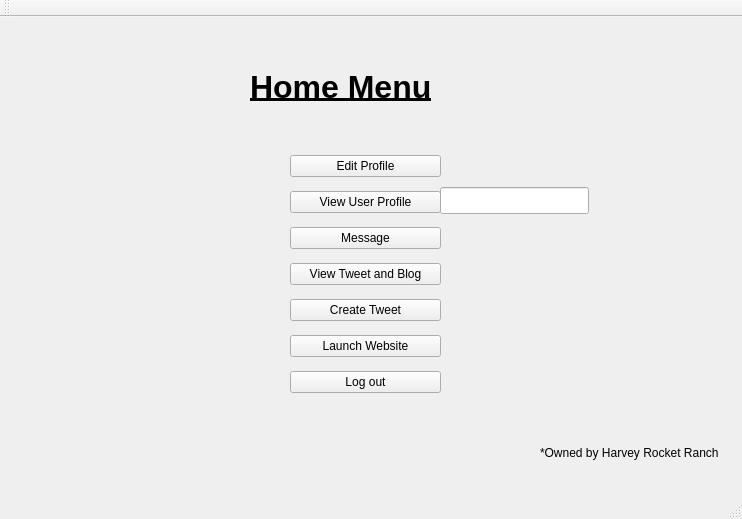
<?xml version="1.0" encoding="UTF-8"?>
<ui version="4.0">
 <class>HomePage</class>
 <widget class="QMainWindow" name="HomePage">
  <property name="geometry">
   <rect>
    <x>0</x>
    <y>0</y>
    <width>742</width>
    <height>519</height>
   </rect>
  </property>
  <property name="windowTitle">
   <string>MainWindow</string>
  </property>
  <widget class="QWidget" name="centralwidget">
   <widget class="QLabel" name="label">
    <property name="geometry">
     <rect>
      <x>250</x>
      <y>50</y>
      <width>221</width>
      <height>41</height>
     </rect>
    </property>
    <property name="text">
     <string>&lt;html&gt;&lt;head/&gt;&lt;body&gt;&lt;p&gt;&lt;span style=&quot; font-size:24pt; font-weight:600; text-decoration: underline;&quot;&gt;Home Menu&lt;/span&gt;&lt;/p&gt;&lt;/body&gt;&lt;/html&gt;</string>
    </property>
   </widget>
   <widget class="QLabel" name="label_2">
    <property name="geometry">
     <rect>
      <x>540</x>
      <y>420</y>
      <width>211</width>
      <height>31</height>
     </rect>
    </property>
    <property name="text">
     <string>*Owned by Harvey Rocket Ranch</string>
    </property>
   </widget>
   <widget class="QWidget" name="layoutWidget">
    <property name="geometry">
     <rect>
      <x>290</x>
      <y>130</y>
      <width>151</width>
      <height>260</height>
     </rect>
    </property>
    <layout class="QVBoxLayout" name="verticalLayout">
     <item>
      <widget class="QPushButton" name="profileEdit">
       <property name="text">
        <string>Edit Profile</string>
       </property>
      </widget>
     </item>
     <item>
      <widget class="QPushButton" name="viewProfile">
       <property name="text">
        <string>View User Profile</string>
       </property>
      </widget>
     </item>
     <item>
      <widget class="QPushButton" name="MessageButton">
       <property name="text">
        <string>Message</string>
       </property>
      </widget>
     </item>
     <item>
      <widget class="QPushButton" name="BlogButton">
       <property name="text">
        <string>View Tweet and Blog</string>
       </property>
      </widget>
     </item>
     <item>
      <widget class="QPushButton" name="TweetButton">
       <property name="text">
        <string>Create Tweet</string>
       </property>
      </widget>
     </item>
     <item>
      <widget class="QPushButton" name="WebsiteButton">
       <property name="text">
        <string>Launch Website</string>
       </property>
      </widget>
     </item>
     <item>
      <widget class="QPushButton" name="LogoutButton">
       <property name="text">
        <string>Log out</string>
       </property>
      </widget>
     </item>
    </layout>
   </widget>
   <widget class="QLineEdit" name="userNameEdit">
    <property name="geometry">
     <rect>
      <x>440</x>
      <y>170</y>
      <width>149</width>
      <height>27</height>
     </rect>
    </property>
    <property name="text">
     <string/>
    </property>
   </widget>
   <zorder>layoutWidget</zorder>
   <zorder>label</zorder>
   <zorder>label_2</zorder>
   <zorder>userNameEdit</zorder>
  </widget>
  <widget class="QMenuBar" name="menubar">
   <property name="geometry">
    <rect>
     <x>0</x>
     <y>0</y>
     <width>742</width>
     <height>19</height>
    </rect>
   </property>
  </widget>
  <widget class="QStatusBar" name="statusbar"/>
  <widget class="QToolBar" name="toolBar">
   <property name="windowTitle">
    <string>toolBar</string>
   </property>
   <attribute name="toolBarArea">
    <enum>TopToolBarArea</enum>
   </attribute>
   <attribute name="toolBarBreak">
    <bool>false</bool>
   </attribute>
  </widget>
 </widget>
 <resources/>
 <connections/>
</ui>
